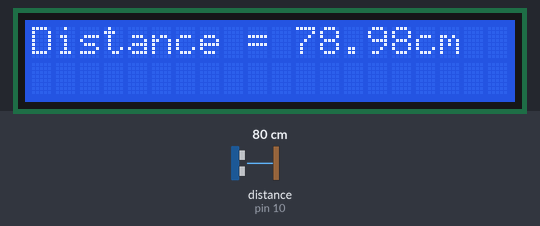
The sketch below on a simulated Arduino Uno, built with avr-gcc and run on an emulated ATmega328P. Parts: 20×2 character LCD. Wiring (inferred from the names in the program): ultrasonic range finder: trigger pin 9; echo pin 10. The test bench sets the inputs (shaded band); at power-on: distance to the obstacle (sensor on pin 10) 80 cm. The echo pulse lasts 58.3 µs per cm; what the sketch prints to the serial monitor is not drawn.

Above: at 1.2 s.
1.3 s: distance to the obstacle (sensor on pin 10) set to 4 cm
At 1.8 s:
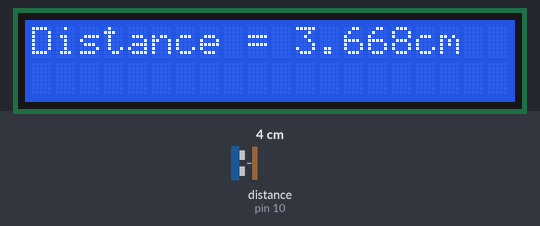
3.4 s: distance to the obstacle (sensor on pin 10) set to 2 cm
At 4.8 s:
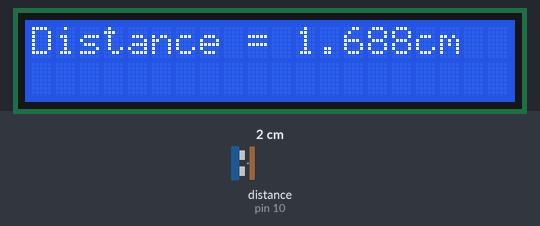
5.2 s: distance to the obstacle (sensor on pin 10) set to 9 cm
At 6.8 s:
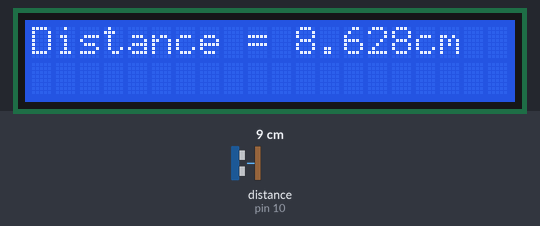
Timing chart, 0 to 8.3 s (numbered marks = the images above; inputs shaded):
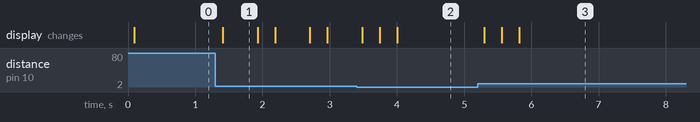

Measured:
- after the input at 1.3 s, the display: changes after 0.11 s (image 1)
- after the input at 3.4 s, the display: changes after 0.09 s (image 2)
- after the input at 5.2 s, the display: changes after 0.10 s (image 3)
- what the display in image 1 shows lasts 0.5 s, from 1.4 s to 1.9 s

The sketch:

sketch_dec14a.ino
```cpp
#include <LiquidCrystal_I2C.h>
LiquidCrystal_I2C lcd(0x27, 20, 2); // Set the LCD address to 0x27
const int trigPin = 9;
const int echoPin = 10;
long duration;
float distance ;
void setup() {
lcd.init();
lcd.backlight();
lcd.print("Distance = ");

pinMode(trigPin ,OUTPUT);
pinMode(echoPin ,INPUT);
Serial.begin(9600);
}

void loop() {
reading();
lcd.setCursor( 11,0);
lcd.print(distance);
lcd.setCursor( 16,0);
lcd.print("cm ");
Serial.println(distance);//to ptint on serial monitor or ble terminal using hc05 and cellphone terminal app
delay(250);

}
void reading (){
  digitalWrite(trigPin,LOW);
delayMicroseconds(2);
digitalWrite(trigPin,HIGH);
delayMicroseconds(10);
digitalWrite(trigPin,LOW);
duration=pulseIn(echoPin,HIGH);
distance = duration*(0.034)/2;
}
```
